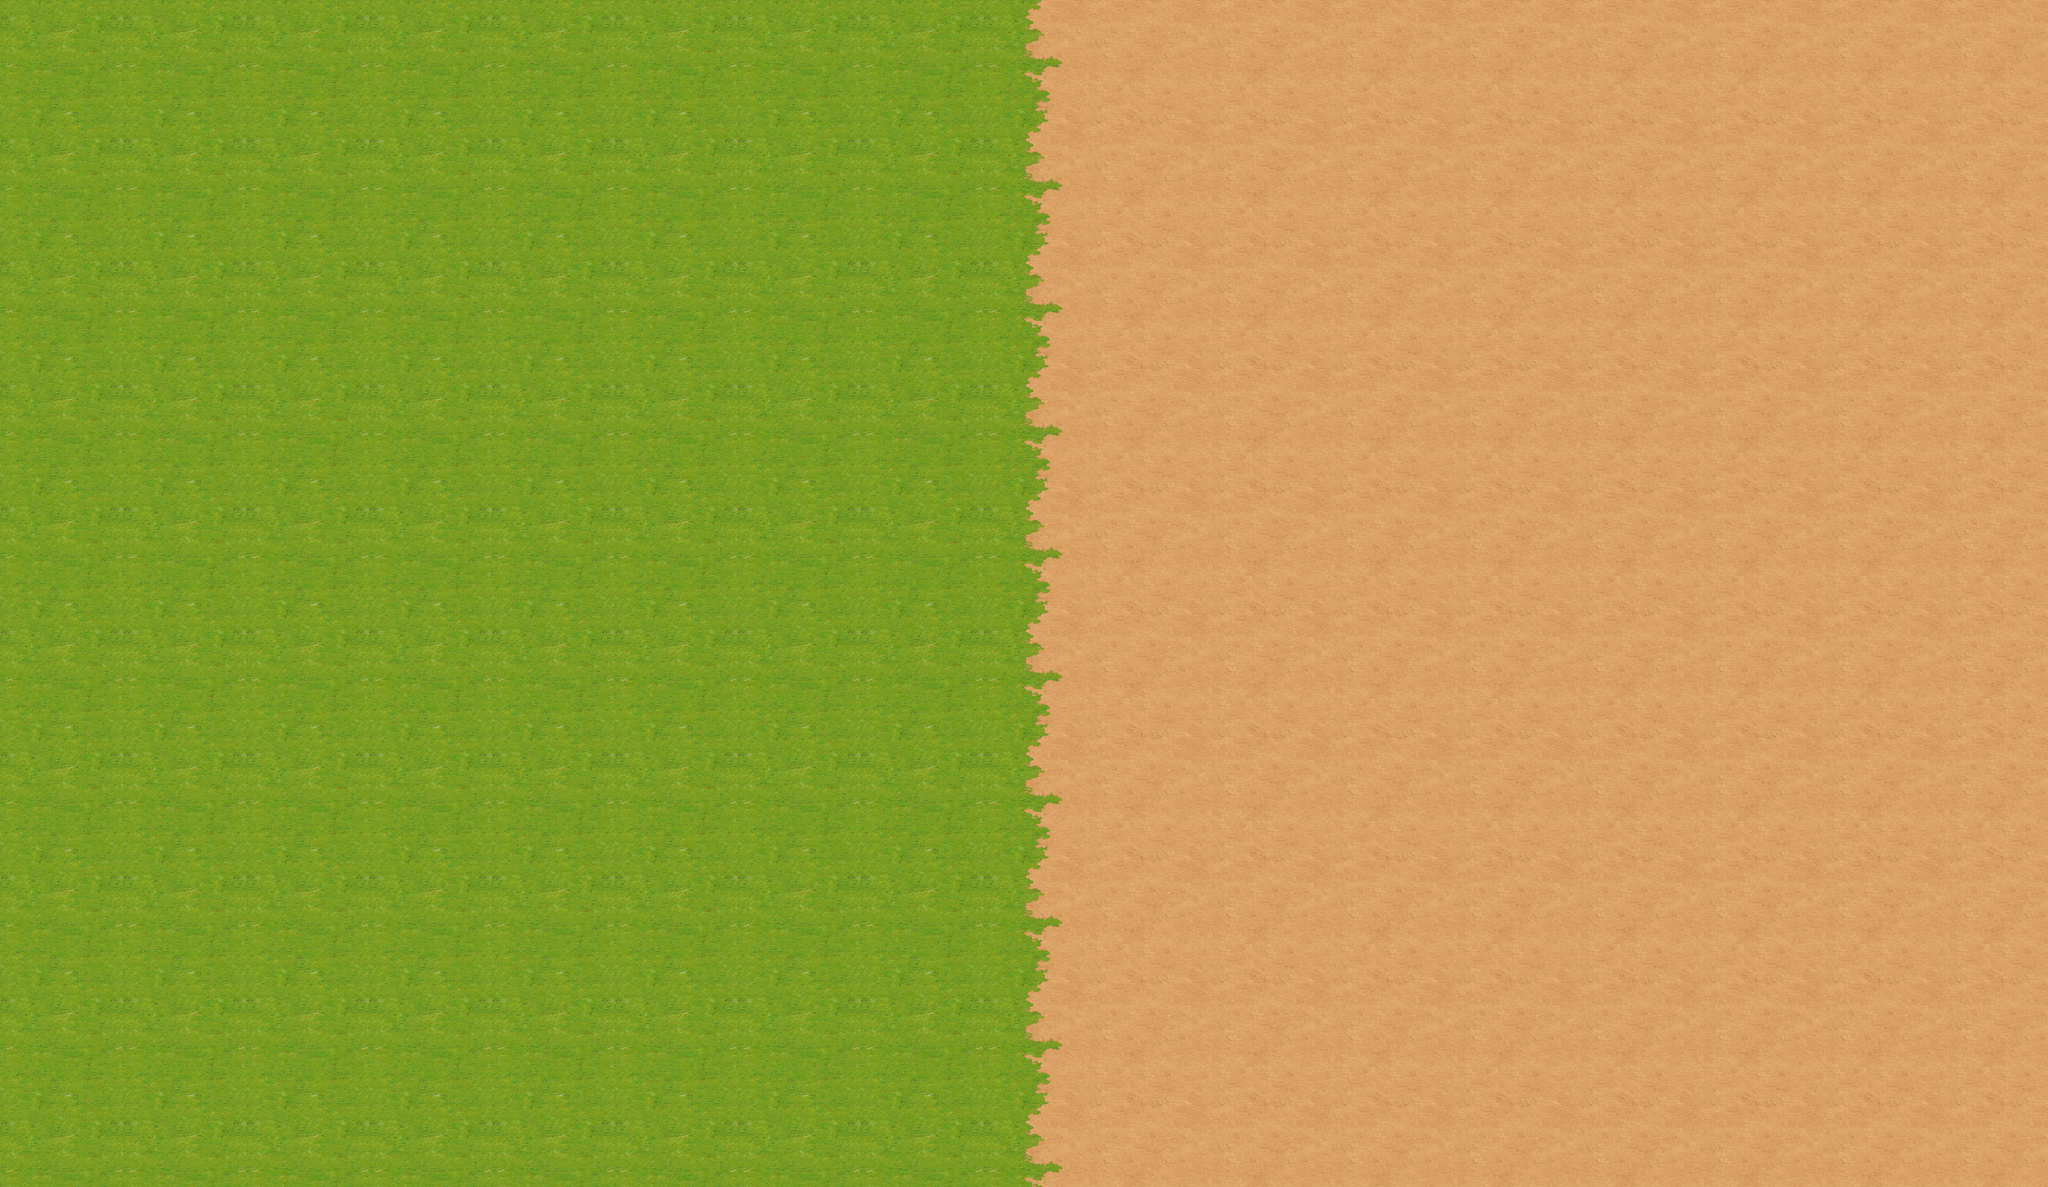

Below is a game level as drawn by its tile map, then a one-line description and the .tmx that defines it (tile-layer data replaced by summaries):
An orthogonal 50x29 tile map with 160x160 px tiles, 2 tile layers (layer1, layer2).

<map version="1.0" orientation="orthogonal" width="50" height="29" tilewidth="160" tileheight="160">
 <tileset firstgid="1" name="terrain" tilewidth="160" tileheight="160">
  <image source="terrain.png" width="1440" height="1440" />
 </tileset>
 <layer name="layer1" width="50" height="29">
  <data>[1450 cells, 1450 non-empty, 18 distinct tile ids]</data>
 </layer>
 <layer name="layer2" width="50" height="29">
  <data>[1450 cells, 87 non-empty, 9 distinct tile ids]</data>
 </layer>
</map>
